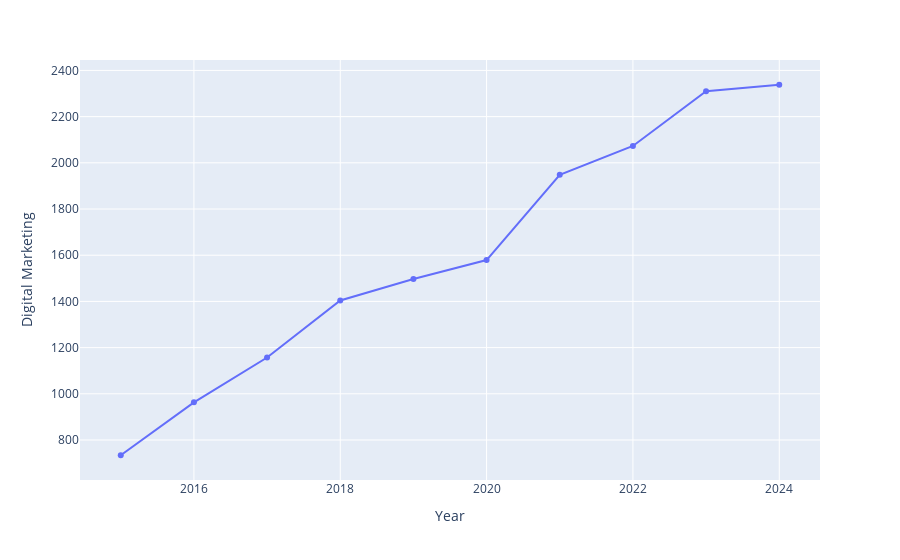

The code cell stored with this chart in its notebook:
### Code cell
fig = px.line(enrolment,x='Year',y='Digital Marketing',markers=True)
fig.show()

### Figure 1 — Plotly figure (JSON) as saved in the notebook; plotly's stock layout.template omitted (floating-point values rounded to 4 significant figures)
{"data": [{"hovertemplate": "Year=%{x}<br>Digital Marketing=%{y}<extra></extra>", "legendgroup": "", "line": {"color": "#636efa", "dash": "solid"}, "marker": {"symbol": "circle"}, "mode": "lines+markers", "name": "", "orientation": "v", "showlegend": false, "type": "scatter", "x": [2015, 2016, 2017, 2018, 2019, 2020, 2021, 2022, 2023, 2024], "xaxis": "x", "y": [734, 963, 1157, 1404, 1497, 1579, 1948, 2073, 2310, 2338], "yaxis": "y"}], "layout": {"legend": {"tracegroupgap": 0}, "margin": {"t": 60}, "xaxis": {"anchor": "y", "domain": [0, 1], "title": {"text": "Year"}}, "yaxis": {"anchor": "x", "domain": [0, 1], "title": {"text": "Digital Marketing"}}}}
